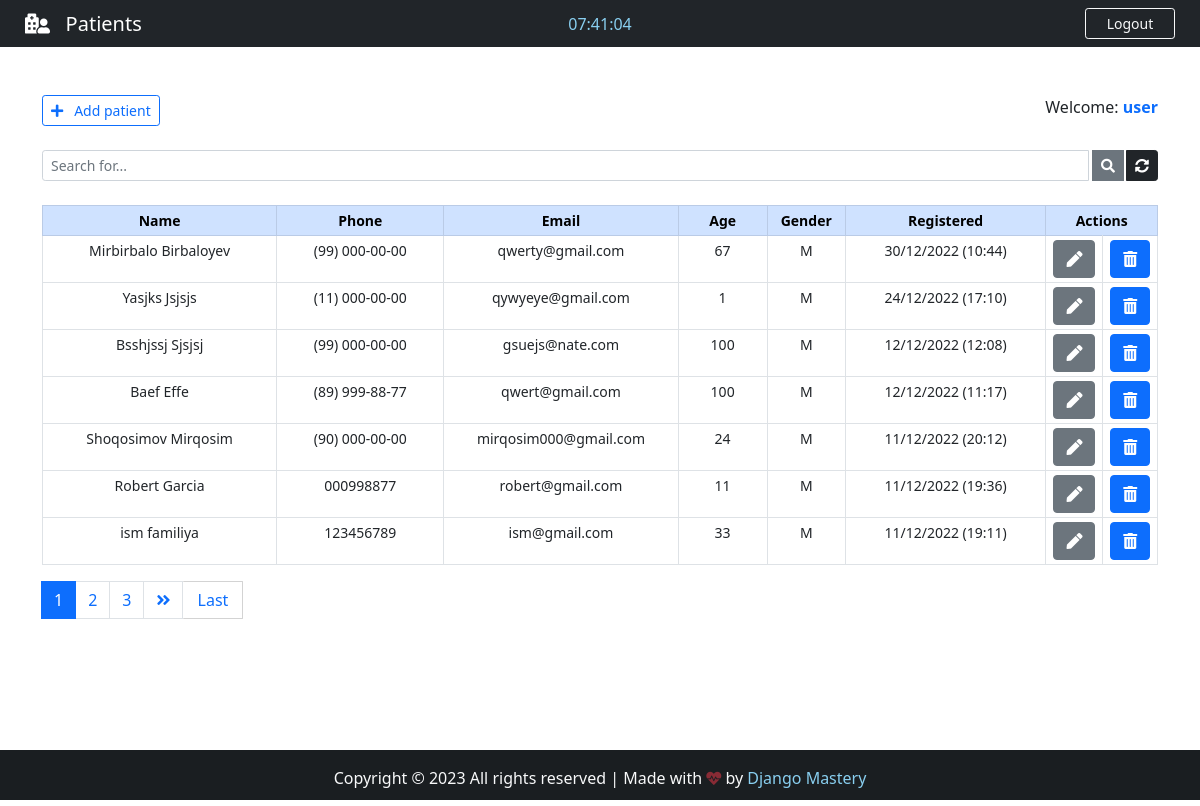
The app's page /backend/ (signed in) with its own data.
### App/models.py (models this page shows, shortened)
class Patient(models.Model):
    GENDER = (
        ('M', 'M'),
        ('F', 'F'),
    )
    id = models.IntegerField(primary_key=True)
    name = models.CharField(max_length=40)
    phone = models.CharField(max_length=40)
    email = models.CharField(max_length=40)
    age = models.CharField(max_length=3)
    gender = models.CharField(max_length=1, null=True, choices=GENDER)
    note = models.TextField(blank=True)
    created_at = models.DateTimeField(auto_now_add=True)

### App/views.py (the view)
# urls.py: path('backend/', views.backend, name='backend'),
@cache_control(no_cache=True, must_revalidade=True, no_store=True)
@login_required(login_url='login')
def backend(request):
    if 'q' in request.GET:
        q = request.GET['q']
        all_patient_list = Patient.objects.filter(
            Q(name__icontains=q) | Q(phone__icontains=q) | Q(email__icontains=q) | Q(age__icontains=q) | Q(gender__icontains=q) | Q(note__icontains=q)
        ).order_by('-created_at')
    else:
        all_patient_list = Patient.objects.all().order_by('-created_at')
    paginator = Paginator(all_patient_list, 7)
    page = request.GET.get('page')
    all_patient = paginator.get_page(page)
    return render(request, 'backend.html', {'patients': all_patient})

### App/templates/backend.html (shortened to what this page needs)
{% extends 'base.html' %}
{% load static %}
     {% block nav-content %}
         <i class="fas fa-hospital-user"></i>&nbsp;&nbsp; Patients
     {% endblock nav-content %}
{% block time %}
    <div class="col-sm">
    <center>
        <span id="clock" style="color: #89cff0;"></span>
    </center>
    </div>
{% endblock time %}
{% block btn-nav %}
<a class="btn btn-outline-danger btn-sm border-light text-light" id="btn-nav" data-bs-toggle="modal" data-bs-target="#logoutModal">Logout</a>
{% endblock btn-nav %}
{% block footer %} style="color: #89cff0; text-decoration: none;" {% endblock footer %}
{% block content %}
<div class="container">
    <br>
    <br>
    <div class="d-flex justify-content-between">
            <a href="{% url 'add_patient' %}" class="btn btn-outline-primary btn-sm txt-sm"><i class="fas fa-plus"></i>&nbsp;&nbsp; Add patient</a>
        <span class="txt-sm">
            Welcome: <strong><span class="text-primary">{{user.get_username}}</span></strong>
        </span>
    </div>
    <form>
        <div class="input-group input-group-sm mb-3 mt-4">
            <input name="q" type="text" class="form-control" placeholder="Search for..." value="{{ request.GET.q }}">
            <button class="btn btn-secondary" style="margin-left: 3px;"><i class="fas fa-search"></i></button>
            <a href="{% url 'backend' %}" class="btn btn-dark" style="margin-left: 2px;"><i class="fas fa-sync-alt"></i></a>
        </div>
    </form>
    <center class="my-center-table">
        <table class="table table-bordered table-sm mt-4" style="text-align: center; font-size: 14px;">
            <thead class="table-primary">
                <tr class="text-small">
                    <th style="width: 21%" >Name</th>
                    <th style="width: 15%">Phone</th>
                    <th style="width: 21%">Email</th>
                    <th style="width: 8%">Age</th>
                    <th style="width: 7%">Gender</th>
                    <th style="width: 18%">Registered</th>
                    <th style="width: 10%" colspan='2'>Actions</th>
                </tr>
            </thead>
            {% for patient in patients %}
            <tr class="txt-sm" id="chk-td">
                <td data-label="Name" id="top-table">{{ patient.name }}</td>
                <td data-label="Phone" data-label="Name" id="responsive-border">{{ patient.phone }}</td>
                <td data-label="Email" id="responsive-border">{{ patient.email }}</td>
                <td data-label="Age" id="responsive-border">{{ patient.age }}</td>
                <td data-label="Gender" id="responsive-border">{{ patient.gender }}</td>
                <td data-label="Registered" id="responsive-border">{{ patient.created_at | date:"d/m/Y (H:i)"  }}</td>
                <td>
                    <a class="btn btn-secondary btn-action" href="/patient/{{ patient.id }}" title="Edit Patient">
                        <i class="fas fa-pen"></i>
                    </a>
                </td>
                <td>
                    <a class="btn btn-primary btn-action" title="Delete Patient" data-bs-toggle="modal" data-bs-target="#deleteModal{{patient.pk}}">
                        <i class="fas fa-trash-alt"></i>
                    </a>
                </td>
            </tr>
            {% endfor %}
        </table>
    </center>
    <nav class="mt-3 txt-sm">
        {% if patients.has_other_pages %}
            <ul class="pagination justify-content-left">
            {% for i in patients.paginator.page_range %}
                {% if patients.number == i %}
                    <li class="page-item active"><span class="page-link">{{ i }}</span></li>
                {% else %}
                    <li class="page-item"><a class="page-link" href="?page={{ i }}">{{ i }}</a></li>
                {% endif %}
            {% endfor %}
            {% if patients.has_next %}
                <li class="page-item"><a class="page-link" href="?page={{ patients.next_page_number }}"><i class="fas fa-angle-double-right"></i></a></li>
                <a href="?page={{ patients.paginator.num_pages }}" class="btn btn-outline-primary mb-4" id="last" style="border-radius: 1px; border: 1px solid #d3d3d3; border-left: none;">Last</a>
            {% else %}
                <li class="page-item disabled"></li>
            {% endif %}
        </ul>
        {% endif %}
    </nav>
</div>
<br><br><br>
{% endblock content %}

### App/templates/base.html (shortened to what this page needs)
<!DOCTYPE html>
{% load static %}
<html lang="en">
<head>
    <link href="https://cdn.jsdelivr.net/npm/bootstrap@5.0.2/dist/css/bootstrap.min.css" rel="stylesheet">
    <link rel="stylesheet" href="https://use.fontawesome.com/releases/v5.15.4/css/all.css"/>
    <link rel="stylesheet" href="{% static 'css/style.css' %}">
</head>
<body>
    <div class="wrapper">
        <header>
            <nav class="navbar navbar-expand-lg navbar-dark bg-dark">
                <div class="col-sm">
                    <a class="navbar-brand flex-grow-1" id="nav-content">
                        {% block nav-content %}{% endblock nav-content %}
                    </a>
                </div>
        {% block time %} {% endblock time %}
                <div class="col-sm">
                    {% block btn-nav %}{% endblock btn-nav %}
                </div>
            </nav>
        </header>
{% block content %} {% endblock content %}
    </div>
    <footer class="bg-dark text-center text-lg-start text-light" id="footer">
        <div class="text-center p-3" style="background-color: rgba(0,0,0,0.2);">
            Copyright &copy; 20{% now "y" %} <span id="all-rights">All rights reserved</span> | Made with
            <i class="text-danger fas fa-heartbeat blink_me" style="font-size: 15px"></i> by
            <a href="#" target="_blank" {% block footer %} style="color: #0dcaf0; text-decoration: none;" {% endblock footer %}>Django Mastery</a>
        </div>
    </footer>
</body>
</html>

### static/css/style.css (style rules this page uses)
html, body { height: 100%; margin: 0; max-width: 100%; overflow-x: hidden; }
#btn-nav { width: 90px; float: right; margin-right: 25px; }
.wrapper { min-height: 100%; margin-bottom: -50px; }
#footer, .push { height: 50px; font_size: 13px; }
#nav-content { text-align: center; color: #fff; margin-left: 25px; }
#first, #last { width: 60px; }

### records on screen
Patient: name "Mirbirbalo Birbaloyev", phone "(99) 000-00-00", email "qwerty@gmail.com", age "67", gender "M", created_at "30/12/2022 (10:44)"
Patient: name "Yasjks Jsjsjs", phone "(11) 000-00-00", email "qywyeye@gmail.com", age "1", gender "M", created_at "24/12/2022 (17:10)"
Patient: name "Bsshjssj Sjsjsj", phone "(99) 000-00-00", email "gsuejs@nate.com", age "100", gender "M", created_at "12/12/2022 (12:08)"
Patient: name "Baef Effe", phone "(89) 999-88-77", email "qwert@gmail.com", age "100", gender "M", created_at "12/12/2022 (11:17)"
Patient: name "Shoqosimov Mirqosim", phone "(90) 000-00-00", email "mirqosim000@gmail.com", age "24", gender "M", created_at "11/12/2022 (20:12)"
Patient: name "Robert Garcia", phone "000998877", email "robert@gmail.com", age "11", gender "M", created_at "11/12/2022 (19:36)"
Patient: name "ism familiya", phone "123456789", email "ism@gmail.com", age "33", gender "M", created_at "11/12/2022 (19:11)"

### other values on screen
{{ user.get_username }} "user"
{{ i }} "1"
{{ i }} "2" "3"
